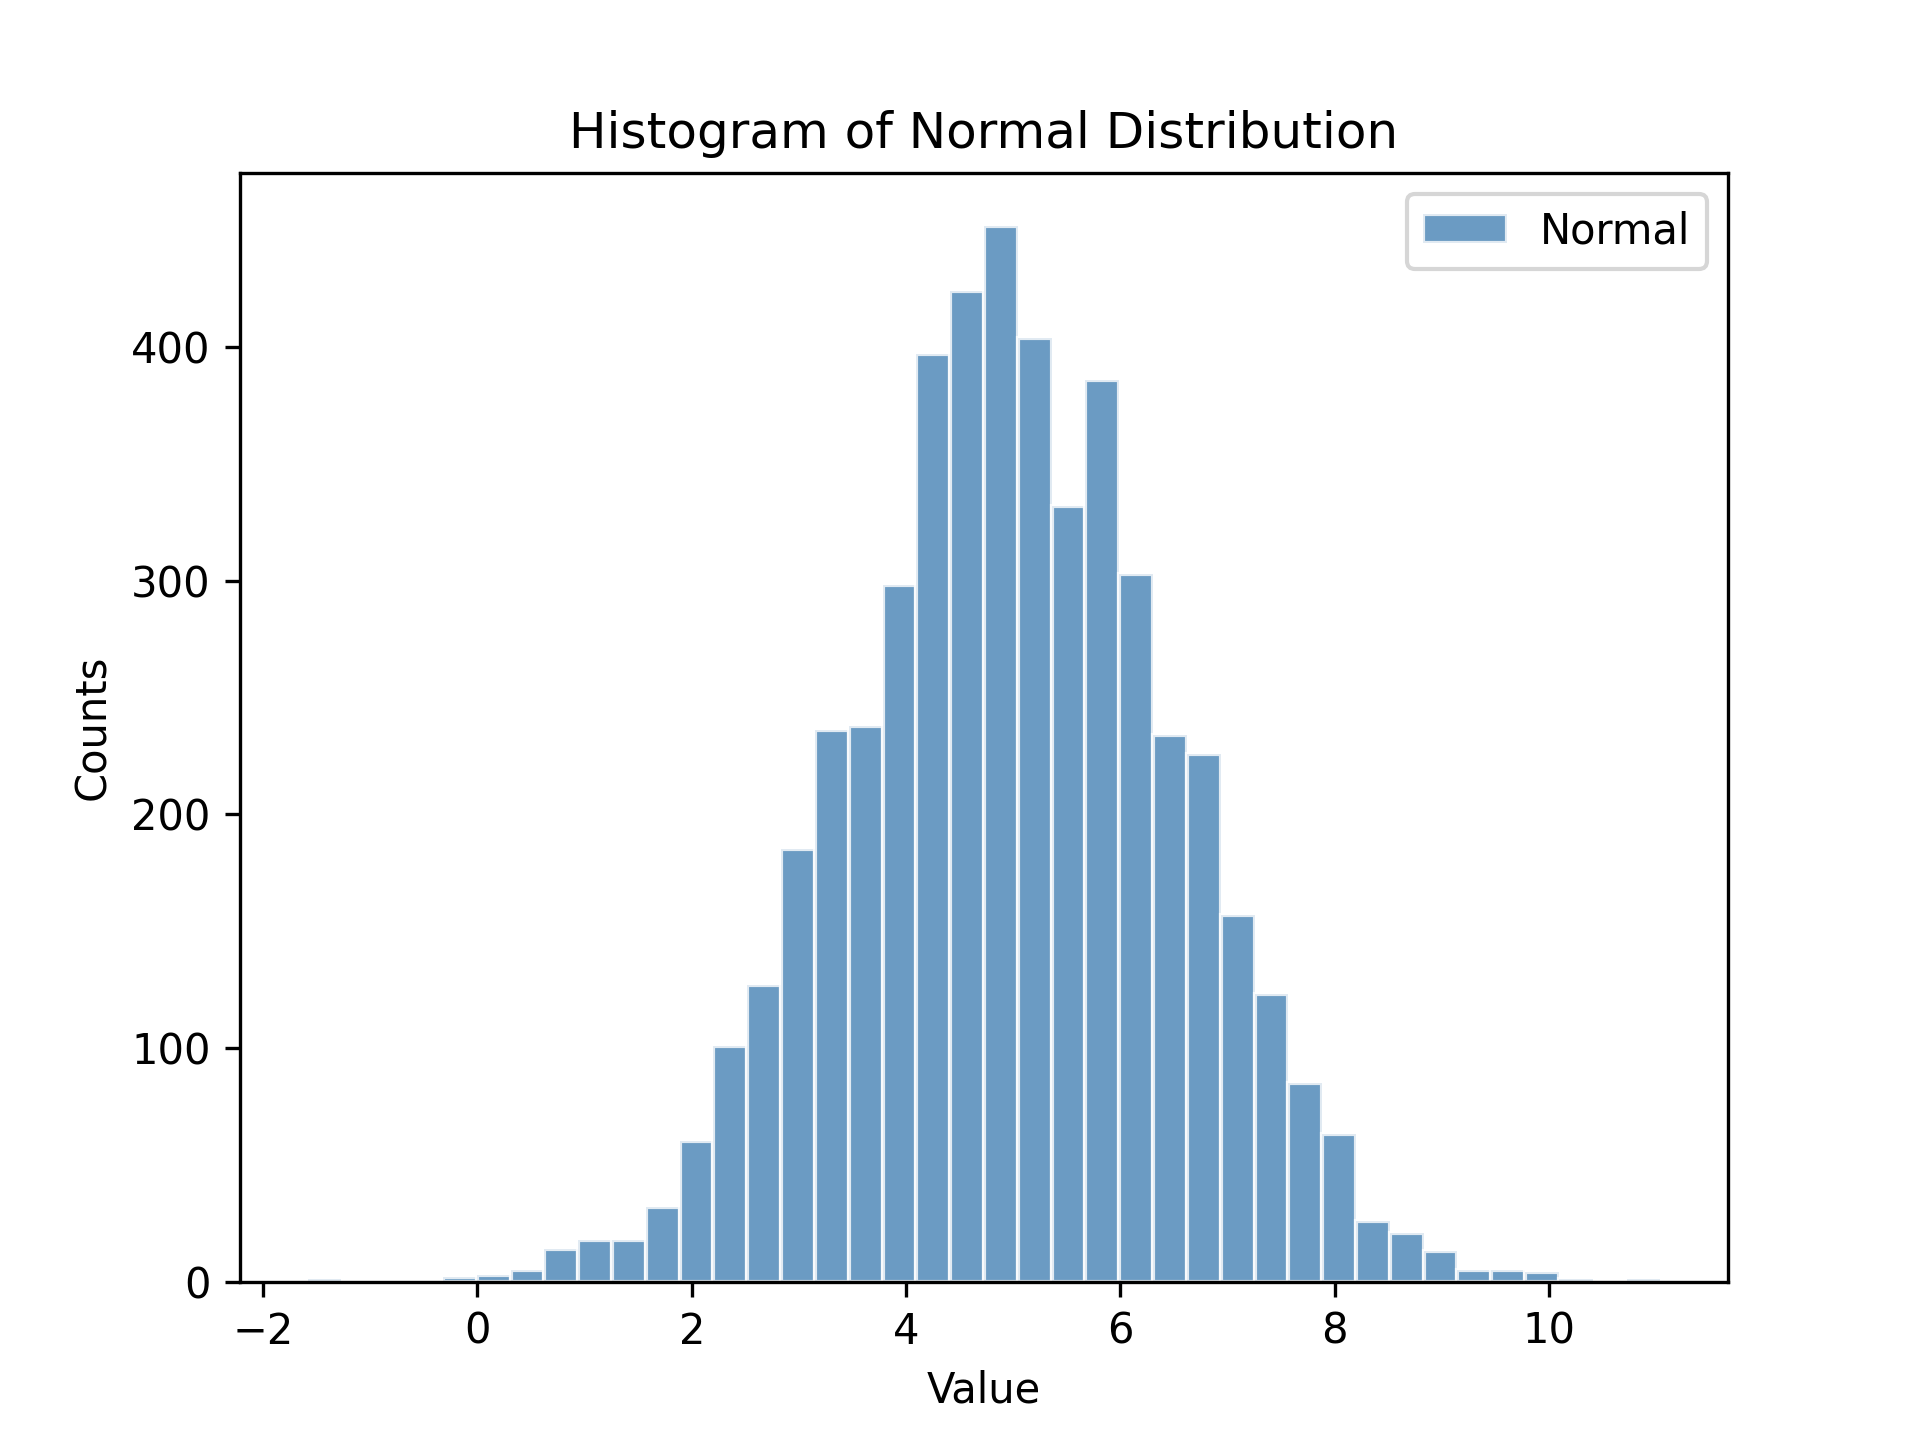

This chart was generated by the following Python code:
"""Created on May 17 2026"""

import matplotlib.pyplot as plt
import numpy as np

from plotez import hgc, plot_hist

data = np.genfromtxt("../rtd_images/histogram_data.csv", delimiter=",", skip_header=1)
normal_data = data[:, 1]  # second column is 'normal'

h_cfg = hgc(bins=40, color="steelblue", ec="white", alpha=0.8)

plot_hist(
    normal_data,
    x_label="Value",
    y_label="Counts",
    plot_title="Histogram of Normal Distribution",
    data_label="Normal",
    hist_config=h_cfg,
)

# plt.show()
plt.savefig("README_E7_histogram.png", dpi=300)
plt.close()
